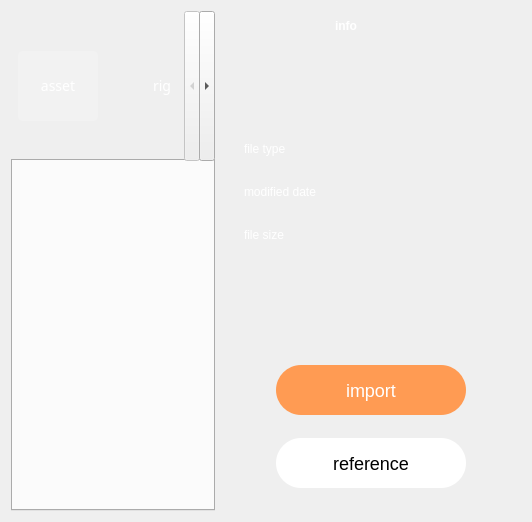
    <widget class="QWidget" name="tab_lib">
     <attribute name="title">
      <string/>
     </attribute>
     <layout class="QHBoxLayout" name="horizontalLayout">
      <item>
       <widget class="QTabWidget" name="tabWidget_lib">
        <property name="font">
         <font>
          <family>Myriad Pro</family>
         </font>
        </property>
        <property name="styleSheet">
         <string notr="true">QTabBar {
    qproperty-alignment: AlignRight;  /* ✅ 탭 바를 오른쪽으로 정렬 */
}
QTabBar {
    qproperty-alignment: AlignRight; /* ✅ 탭 바를 오른쪽으로 정렬 */
    margin-right: 100px;  /* ✅ 오른쪽 여백 추가 */
}

QTabBar::tab {
    height: 60px;  /* 탭의 높이 */
    width: 60px;   /* 탭의 너비 */
    padding: 2px;  /* 내부 여백 최소화 */
	margin-right: 10px; /* ✅ 탭 간 간격 설정 */
}
QTabBar::tab {
    margin-right: 15px; /* ✅ 탭 간 간격 설정 */
    padding: 100px 50px;
}
QTabBar::tab {
  
    font-size: 14px;        /* 글자 크기 */
    
    color: white;           /* 글자 색상 */
}
QTabBar::tab:selected {
    background: rgba(255, 255, 255, 0.2);
    border-radius: 5px;
    padding: 5px 10px;  /* 내부 여백 줄이기 */
    margin: 40px 7px;  /* 외부 여백 추가 (위아래 2px, 좌우 4px) */
    min-width: 70px;
    min-height: 15px;
}
/* 선택되지 않은 탭 */
QTabBar::tab:!selected{
	border-radius: 5px;
    padding: 5px 10px;  /* 내부 여백 줄이기 */
    margin: 40px 7px;  /* 외부 여백 추가 (위아래 2px, 좌우 4px) */
    min-width: 70px;
    min-height: 15px;
}
</string>
        </property>
        <property name="currentIndex">
         <number>0</number>
        </property>
        <widget class="QWidget" name="tab_asset">
         <property name="styleSheet">
          <string notr="true"/>
         </property>
         <attribute name="title">
          <string>asset</string>
         </attribute>
        </widget>
        <widget class="QWidget" name="tab_rig">
         <attribute name="title">
          <string>rig</string>
         </attribute>
        </widget>
        <widget class="QWidget" name="tab_exr">
         <attribute name="title">
          <string>exr</string>
         </attribute>
        </widget>
        <widget class="QWidget" name="tab_clip">
         <attribute name="title">
          <string>clip</string>
         </attribute>
        </widget>
        <widget class="QWidget" name="tab_bookmark">
         <attribute name="title">
          <string>★</string>
         </attribute>
        </widget>
       </widget>
      </item>
      <item>
       <widget class="QTabWidget" name="tabWidget_info2">
        <property name="minimumSize">
         <size>
          <width>300</width>
          <height>0</height>
         </size>
        </property>
        <property name="maximumSize">
         <size>
          <width>300</width>
          <height>16777215</height>
         </size>
        </property>
        <property name="styleSheet">
         <string notr="true">/* QTabWidget 패널 제거 */
QTabWidget::pane {
    border: none;
    background: transparent;
}

/* QTabBar 완전 투명화 */
QTabBar {
    background: transparent;
    border: none;
}

/* 개별 탭도 투명하게 설정 */
QTabBar::tab {
    background: transparent;
    border: none;
    min-width: 60px;
    min-height: 20px;
    color: white;  /* 텍스트 유지 */
}

/* 선택된 탭도 투명하게 유지 */
QTabBar::tab:selected {
    background: transparent;
    border: none;
    font-weight: bold;
}

/* 마우스 호버 시 효과 제거 */
QTabBar::tab:hover {
    background: transparent;
}
QTabBar::tab {
    margin-left: 70px; /* 탭을 오른쪽으로 이동 */
}
/* QTabBar 크기 및 스타일 */
QTabBar {
    background: transparent;
    min-height: 30px;  /* 최소 높이 */
    max-height: 40px;  /* 최대 높이 */
}

/* 탭 스타일 */
QTabBar::tab {
    min-width: 100px;  /* 가로 크기 */
    min-height: 20px;  /* 세로 크기 */
    padding: 5px;
    border-radius: 5px;
    background: rgba(255, 255, 255, 0.1);
    color: white;
    font-size: 12px;
    text-align: center;
}</string>
        </property>
        <property name="currentIndex">
         <number>0</number>
        </property>
        <widget class="QWidget" name="tab_libinfo">
         <attribute name="title">
          <string>info</string>
         </attribute>
         <layout class="QVBoxLayout" name="verticalLayout">
          <property name="spacing">
           <number>23</number>
          </property>
          <property name="leftMargin">
           <number>18</number>
          </property>
          <property name="topMargin">
           <number>36</number>
          </property>
          <property name="rightMargin">
           <number>16</number>
          </property>
          <property name="bottomMargin">
           <number>23</number>
          </property>
          <item>
           <widget class="QLabel" name="label_filename4">
            <property name="sizePolicy">
             <sizepolicy hsizetype="Expanding" vsizetype="Expanding">
              <horstretch>0</horstretch>
              <verstretch>0</verstretch>
             </sizepolicy>
            </property>
            <property name="font">
             <font>
              <pointsize>-1</pointsize>
             </font>
            </property>
            <property name="styleSheet">
             <string notr="true">QLabel {
   
    color: white;  /* 글자 색상 (흰색) */
    font-size: 22px;  /* 글자 크기 */
  
    text-align: center;  /* 텍스트 중앙 정렬 */
}</string>
            </property>
            <property name="text">
             <string/>
            </property>
           </widget>
          </item>
          <item>
           <layout class="QGridLayout" name="gridLayout_3">
            <property name="sizeConstraint">
             <enum>QLayout::SetFixedSize</enum>
            </property>
            <property name="leftMargin">
             <number>5</number>
            </property>
            <property name="topMargin">
             <number>2</number>
            </property>
            <property name="rightMargin">
             <number>6</number>
            </property>
            <property name="bottomMargin">
             <number>10</number>
            </property>
            <property name="horizontalSpacing">
             <number>23</number>
            </property>
            <property name="verticalSpacing">
             <number>8</number>
            </property>
            <item row="3" column="1">
             <widget class="QLabel" name="label_info44">
              <property name="minimumSize">
               <size>
                <width>150</width>
                <height>0</height>
               </size>
              </property>
              <property name="styleSheet">
               <string notr="true">QLabel {
   
    color: white;  /* 글자 색상 (흰색) */
    font-size: 12px;  /* 글자 크기 */
  
    text-align: center;  /* 텍스트 중앙 정렬 */
}</string>
              </property>
              <property name="text">
               <string/>
              </property>
             </widget>
            </item>
            <item row="2" column="1">
             <widget class="QLabel" name="label_info33">
              <property name="minimumSize">
               <size>
                <width>150</width>
                <height>0</height>
               </size>
              </property>
              <property name="styleSheet">
               <string notr="true">QLabel {
   
    color: white;  /* 글자 색상 (흰색) */
    font-size: 12px;  /* 글자 크기 */
  
    text-align: center;  /* 텍스트 중앙 정렬 */
}</string>
              </property>
              <property name="text">
               <string/>
              </property>
             </widget>
            </item>
            <item row="0" column="1">
             <widget class="QLabel" name="label_info11">
              <property name="minimumSize">
               <size>
                <width>150</width>
                <height>0</height>
               </size>
              </property>
              <property name="styleSheet">
               <string notr="true">QLabel {
   
    color: white;  /* 글자 색상 (흰색) */
    font-size: 12px;  /* 글자 크기 */
  
    text-align: center;  /* 텍스트 중앙 정렬 */
}</string>
              </property>
              <property name="text">
               <string/>
              </property>
             </widget>
            </item>
            <item row="1" column="1">
             <widget class="QLabel" name="label_info22">
              <property name="minimumSize">
               <size>
                <width>150</width>
                <height>0</height>
               </size>
              </property>
              <property name="styleSheet">
               <string notr="true">QLabel {
   
    color: white;  /* 글자 색상 (흰색) */
    font-size: 12px;  /* 글자 크기 */
  
    text-align: center;  /* 텍스트 중앙 정렬 */
}</string>
              </property>
              <property name="text">
               <string/>
              </property>
             </widget>
            </item>
            <item row="2" column="0">
             <widget class="QLabel" name="label_13">
              <property name="minimumSize">
               <size>
                <width>0</width>
                <height>35</height>
               </size>
              </property>
              <property name="font">
               <font>
                <pointsize>-1</pointsize>
               </font>
              </property>
              <property name="styleSheet">
               <string notr="true">QLabel {
   
    color: white;  /* 글자 색상 (흰색) */
    font-size: 12px;  /* 글자 크기 */
  
    text-align: center;  /* 텍스트 중앙 정렬 */
}</string>
              </property>
              <property name="text">
               <string>file size</string>
              </property>
             </widget>
            </item>
            <item row="0" column="0">
             <widget class="QLabel" name="label_11">
              <property name="minimumSize">
               <size>
                <width>0</width>
                <height>35</height>
               </size>
              </property>
              <property name="font">
               <font>
                <pointsize>-1</pointsize>
               </font>
              </property>
              <property name="styleSheet">
               <string notr="true">QLabel {
   
    color: white;  /* 글자 색상 (흰색) */
    font-size: 12px;  /* 글자 크기 */
  
    text-align: center;  /* 텍스트 중앙 정렬 */
}</string>
              </property>
              <property name="text">
               <string>file type</string>
              </property>
             </widget>
            </item>
            <item row="3" column="0">
             <widget class="QLabel" name="label_14">
              <property name="minimumSize">
               <size>
                <width>0</width>
                <height>35</height>
               </size>
              </property>
              <property name="font">
               <font>
                <pointsize>-1</pointsize>
               </font>
              </property>
              <property name="styleSheet">
               <string notr="true">QLabel {
   
    color: white;  /* 글자 색상 (흰색) */
    font-size: 12px;  /* 글자 크기 */
  
    text-align: center;  /* 텍스트 중앙 정렬 */
}</string>
              </property>
              <property name="text">
               <string/>
              </property>
             </widget>
            </item>
            <item row="1" column="0">
             <widget class="QLabel" name="label_12">
              <property name="minimumSize">
               <size>
                <width>0</width>
                <height>35</height>
               </size>
              </property>
              <property name="font">
               <font>
                <pointsize>-1</pointsize>
               </font>
              </property>
              <property name="styleSheet">
               <string notr="true">QLabel {
   
    color: white;  /* 글자 색상 (흰색) */
    font-size: 12px;  /* 글자 크기 */
  
    text-align: center;  /* 텍스트 중앙 정렬 */
}</string>
              </property>
              <property name="text">
               <string>modified date</string>
              </property>
             </widget>
            </item>
           </layout>
          </item>
          <item>
           <widget class="QLabel" name="label_4">
            <property name="text">
             <string/>
            </property>
           </widget>
          </item>
          <item>
           <widget class="QPushButton" name="pushButton_import">
            <property name="sizePolicy">
             <sizepolicy hsizetype="Expanding" vsizetype="Expanding">
              <horstretch>0</horstretch>
              <verstretch>0</verstretch>
             </sizepolicy>
            </property>
            <property name="minimumSize">
             <size>
              <width>264</width>
              <height>50</height>
             </size>
            </property>
            <property name="font">
             <font>
              <pointsize>-1</pointsize>
             </font>
            </property>
            <property name="styleSheet">
             <string notr="true">QPushButton {
    width: 170px;  /* 버튼 너비 */
    height: 30px;  /* 버튼 높이 */
    min-width: 170px;  /* 최소 너비 */
    min-height: 30px;  /* 최소 높이 */
    max-width: 170px;  /* 최대 너비 */
    max-height: 30px;  /* 최대 높이 */
    padding: 10px;  /* 내부 여백 */
    border-radius: 30px;  /* 버튼 모서리를 둥글게 */
}

QPushButton#pushButton_import {
    margin: 0 auto;  /* 가로 가운데 정렬 */
    display: block;
    text-align: center;
}
QPushButton {
    background-color: #FF9B53;
    border-radius: 25px;
    font-size: 18px;
    color: white;
    padding: 10px;
}
/* 버튼을 눌렀을 때 (Pressed 상태) */
QPushButton#pushButton_import:pressed {
    background-color: #E68942;  /* 더 어두운 오렌지 색 */
}

/* 버튼 위에 마우스를 올렸을 때 (Hover 상태) */
QPushButton#pushButton_import:hover {
    background-color: #FFA866;  /* 밝은 오렌지 색 */
}</string>
            </property>
            <property name="text">
             <string>import</string>
            </property>
           </widget>
          </item>
          <item>
           <widget class="QPushButton" name="pushButton_reference">
            <property name="sizePolicy">
             <sizepolicy hsizetype="Expanding" vsizetype="Fixed">
              <horstretch>0</horstretch>
              <verstretch>0</verstretch>
             </sizepolicy>
            </property>
            <property name="minimumSize">
             <size>
              <width>264</width>
              <height>50</height>
             </size>
            </property>
            <property name="font">
             <font>
              <pointsize>-1</pointsize>
             </font>
            </property>
            <property name="styleSheet">
             <string notr="true">QPushButton {
    width: 170px;  /* 버튼 너비 */
    height: 30px;  /* 버튼 높이 */
    min-width: 170px;  /* 최소 너비 */
    min-height: 30px;  /* 최소 높이 */
    max-width: 170px;  /* 최대 너비 */
    max-height: 30px;  /* 최대 높이 */
    padding: 10px;  /* 내부 여백 */
    border-radius: 30px;  /* 버튼 모서리를 둥글게 */
}
QPushButton#pushButton_reference {
    margin: 0 auto;  /* 가로 가운데 정렬 */
    display: block;
    text-align: center;
}

QPushButton {
    background-color: white;
    border-radius: 25px;
    font-size: 18px;
    color: black;
    padding: 10px;
}
/* 버튼을 눌렀을 때 (Pressed 상태) */
QPushButton#pushButton_reference:pressed {
    background-color: #E68942;  /* 더 어두운 오렌지 색 */
}

/* 버튼 위에 마우스를 올렸을 때 (Hover 상태) */
QPushButton#pushButton_reference:hover {
    background-color: #FFA866;  /* 밝은 오렌지 색 */
}</string>
            </property>
            <property name="text">
             <string>reference</string>
            </property>
           </widget>
          </item>
         </layout>
        </widget>
       </widget>
      </item>
     </layout>
    </widget>
